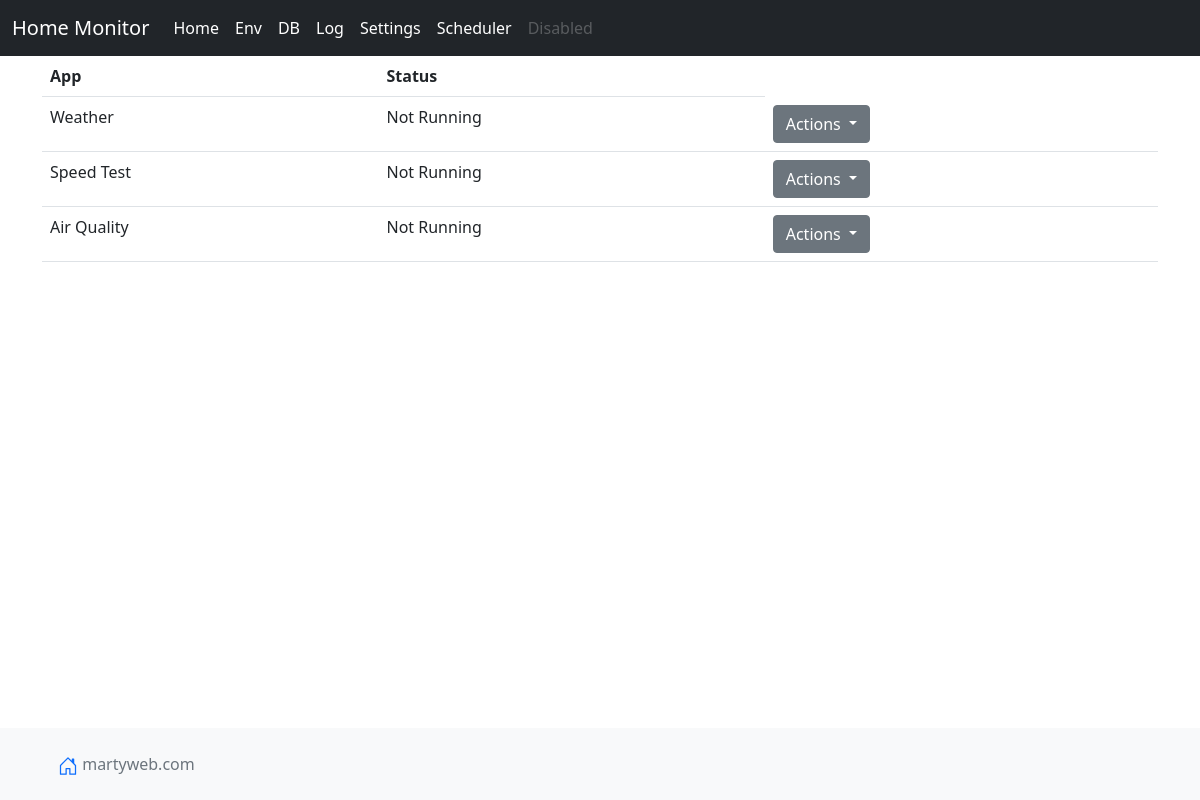
Before: / with the older database file.
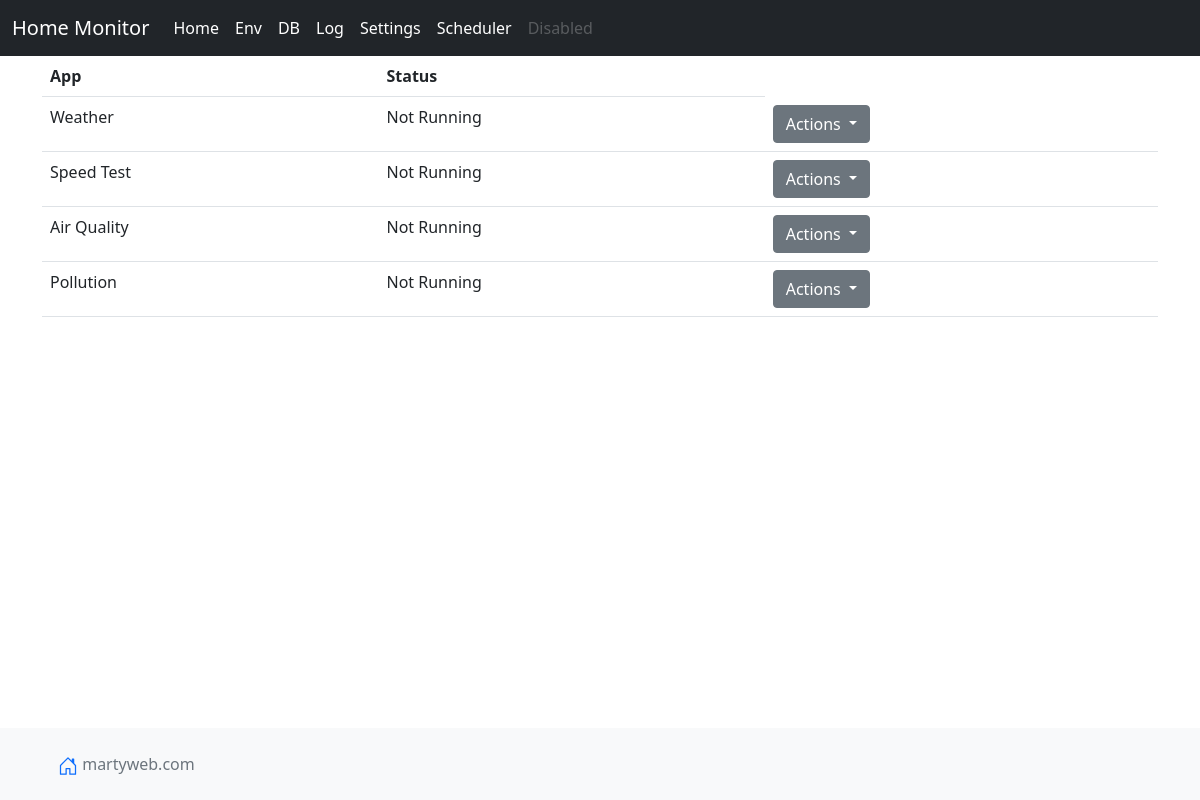
After: the same page with the newer database file.
### tables this page shows
CREATE TABLE apps (app TEXT PRIMARY KEY, appclass TEXT,status TEXT NOT NULL,lastrun TIMESTAMP DEFAULT CURRENT_TIMESTAMP);

### app.py (the view)
@app.route("/")
def index():
    db = sqlite3.connect(dbFile)
    cur = db.execute("select * from apps")
    data = cur.fetchall()
    return render_template("index.html", data=data, environ=os.environ)

### templates/index.html (shortened to what this page needs)
{% extends 'base.html' %}
{% block body %}
<h1>List of apps</h1>
<table class="table">
    <tr>
    <th scope="col">App</th>
    <th scope="col">Status</th>
    </tr>
    {% for app in data %}
        <tr>
        <td> {{ app[0] }} </td>
        <td> {{ app[2] }} </td>
        <td>
            <div class="dropdown">
                <button class="btn btn-secondary dropdown-toggle" type="button" id="dropdownMenuButton1" data-bs-toggle="dropdown" aria-expanded="false">
                  Actions
                </button>
              </div>
        </td>
        </tr>
    {% endfor %}
</table>
{% endblock %}

### templates/base.html (shortened to what this page needs)
<!doctype html>
<html lang="en" class="h-100">
  <head>
  <link href="https://getbootstrap.com/docs/5.0/dist/css/bootstrap.min.css" rel="stylesheet">
    <link href="https://getbootstrap.com/docs/5.0/examples/sticky-footer/sticky-footer.css" rel="stylesheet">
</head>
<body class="d-flex flex-column h-100">
    <header>
        <nav class="navbar navbar-expand-md navbar-dark fixed-top bg-dark">
          <div class="container-fluid">
            <a class="navbar-brand" href="#">Home Monitor</a>
            <div class="collapse navbar-collapse" id="navbarCollapse">
              <ul class="navbar-nav me-auto mb-2 mb-md-0">
                <li class="nav-item">
                  <a class="nav-link active" aria-current="page" href="/">Home</a>
                </li>
                <li class="nav-item">
                  <a class="nav-link active" aria-current="page" href="/env">Env</a>
                </li>
                <li class="nav-item">
                  <a class="nav-link active" aria-current="page" href="/db">DB</a>
                </li>
                <li class="nav-item">
                  <a class="nav-link active" aria-current="page" href="/log">Log</a>
                </li>
                <li class="nav-item">
                  <a class="nav-link active" aria-current="page" href="/settings">Settings</a>
                </li>
                <li class="nav-item">
                  <a class="nav-link active" aria-current="page" href="/scheduler">Scheduler</a>
                </li>
                <li class="nav-item">
                  <a class="nav-link disabled" href="#" tabindex="-1" aria-disabled="true">Disabled</a>
                </li>
              </ul>
            </div>
          </div>
        </nav>
      </header>
      <main class="flex-shrink-0">
        <div class="container">
              {% block body %}
              {% endblock %}
          </div>
      </main>
<footer class="footer mt-auto py-3 bg-light">
  <div class="container">
    <a class="nav-link" href="http://www.martyweb.com">
    <span class="text-muted">martyweb.com</span></a>
  </div>
</footer>
  </body>
</html>

Changed rows visible on the page:
added apps: app "Pollution", status "Not Running"
